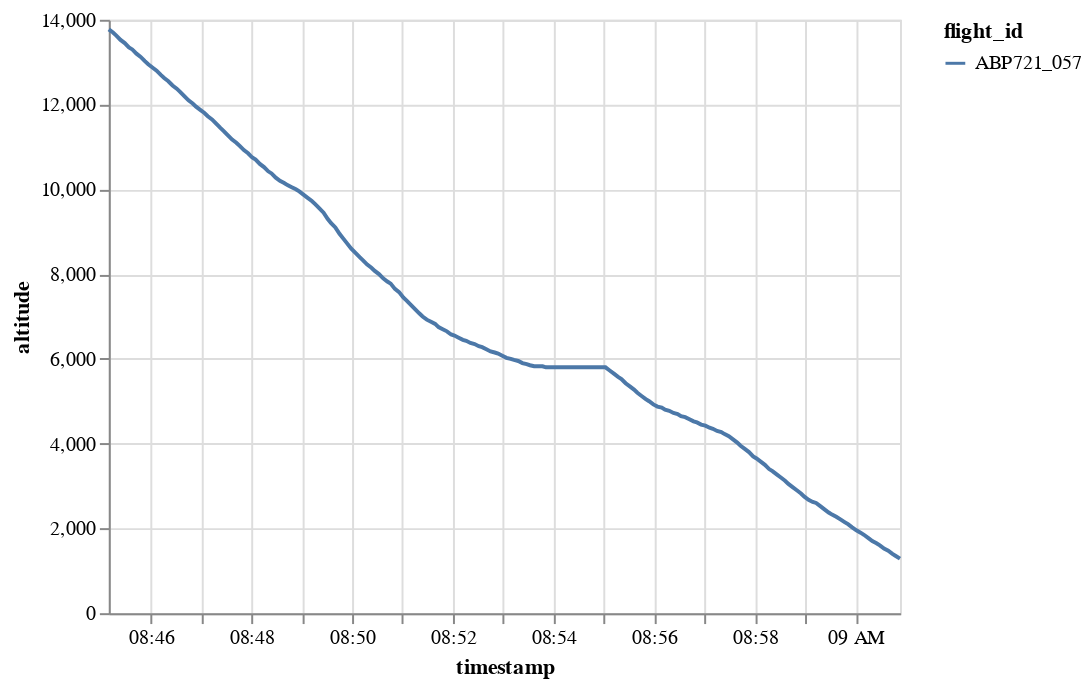

The cell this chart's notebook holds for it:
### Code cell
traffic[0].chart().encode(alt.Y("altitude"), alt.X("timestamp"), alt.Color("flight_id"))

### Figure 1 — Vega-Lite specification as saved in the notebook (floating-point values rounded to 4 significant figures; data arrays with more than 128 entries replaced by an {"elided": "..."} marker saying what was removed)
{"config": {"view": {"continuousWidth": 400, "continuousHeight": 300}}, "data": {"name": "data-484ac37f12c28ea8b21c9d260a170280"}, "mark": "line", "encoding": {"color": {"type": "nominal", "field": "flight_id"}, "x": {"type": "temporal", "field": "timestamp"}, "y": {"type": "quantitative", "field": "altitude"}}, "$schema": "https://vega.github.io/schema/vega-lite/v4.8.1.json", "datasets": {"data-484ac37f12c28ea8b21c9d260a170280": {"elided": "200 records"}}}
